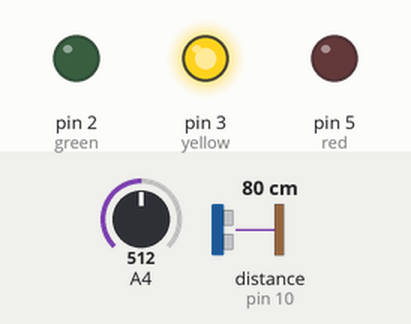
Simulated run of this sketch. Board: Arduino Uno, built with avr-gcc and run on an emulated ATmega328P. Shown: output pins drawn as LEDs (lit = HIGH). Wiring (inferred from the names in the program): ultrasonic range finder: trigger pin 11; echo pin 10. Inputs (shaded band) come from the test bench; at power-on: distance to the obstacle (sensor on pin 10) 80 cm, A4 = 512. The echo pulse lasts 58.3 µs per cm; pins used as bus, display or sensor lines are not drawn.

Above: at 1.2 s.
1.3 s: distance to the obstacle (sensor on pin 10) set to 64 cm
2.8 s: distance to the obstacle (sensor on pin 10) set to 54 cm
At 4.0 s:
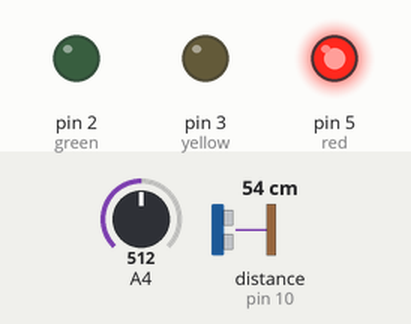
4.3 s: A4 set to 481
5.8 s: A4 set to 452
At 6.4 s:
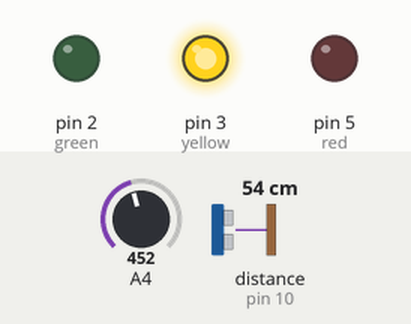
7.3 s: distance to the obstacle (sensor on pin 10) set to 95 cm
8.8 s: distance to the obstacle (sensor on pin 10) set to 105 cm
At 10.2 s:
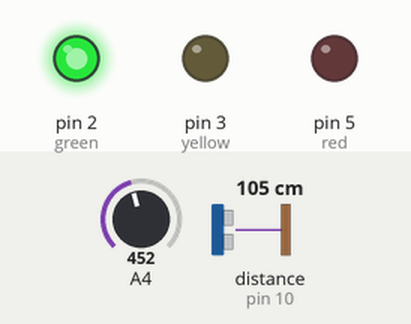
Timing chart, 0 to 11.3 s (numbered marks = the images above; inputs shaded):
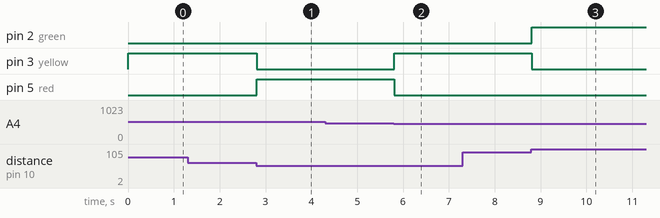

The sketch:

interface_task.ino
```cpp
#define green 2
#define yellow 3
#define red 5
#define echo 10
#define trig 11

// for initialization
void setup(){
	pinMode(green,OUTPUT);
  	pinMode(yellow,OUTPUT);
 	pinMode(red,OUTPUT);
  	pinMode(echo,INPUT);
  	pinMode(trig,OUTPUT);
    Serial.debug(9600);
}

// infinite loop
void loop(){
  long duration, cm;

  digitalWrite(trig,LOW);
  delayMicroseconds(2);
  digitalWrite(trig,HIGH);
  delayMicroseconds(10);
  digitalWrite(trig,LOW);


  duration = pulseIn(echo,HIGH);
  cm = duration / 29 / 2;

  long distance = map(analogRead(A4),0,1023,1,12);
  long upper = 20*distance ;
  long lower = 10*distance ;
  Serial.println(distance);

    if(cm>upper){
    digitalWrite(green,HIGH);
  	digitalWrite(yellow,LOW);
    digitalWrite(red,LOW);
  	}
  else if(cm<= upper && cm>=lower ){
    digitalWrite(green,LOW);
  	digitalWrite(yellow,HIGH);
    digitalWrite(red,LOW);
  }
  else {
   digitalWrite(green,LOW);
  	digitalWrite(yellow,LOW);
    digitalWrite(red,HIGH);
  }


}
```

Measured:
- the behaviour switches between 60 and 59 cm on distance to the obstacle (sensor on pin 10) (found by bisection; images 0 and 1)
- the behaviour switches between 465 and 464 on A4 (found by bisection; images 1 and 2)
- the behaviour switches between 100 and 101 cm on distance to the obstacle (sensor on pin 10) (found by bisection; images 2 and 3)
- after the input at 1.3 s, every drawn part: stays the same
- after the input at 2.8 s, pin 3 (yellow): HIGH → LOW at once; pin 5 (red): LOW → HIGH at once
- after the input at 4.3 s, every drawn part: stays the same
- after the input at 5.8 s, pin 3 (yellow): LOW → HIGH at once; pin 5 (red): HIGH → LOW at once
- after the input at 7.3 s, every drawn part: stays the same
- after the input at 8.8 s, pin 2 (green): LOW → HIGH at once; pin 3 (yellow): HIGH → LOW at once
